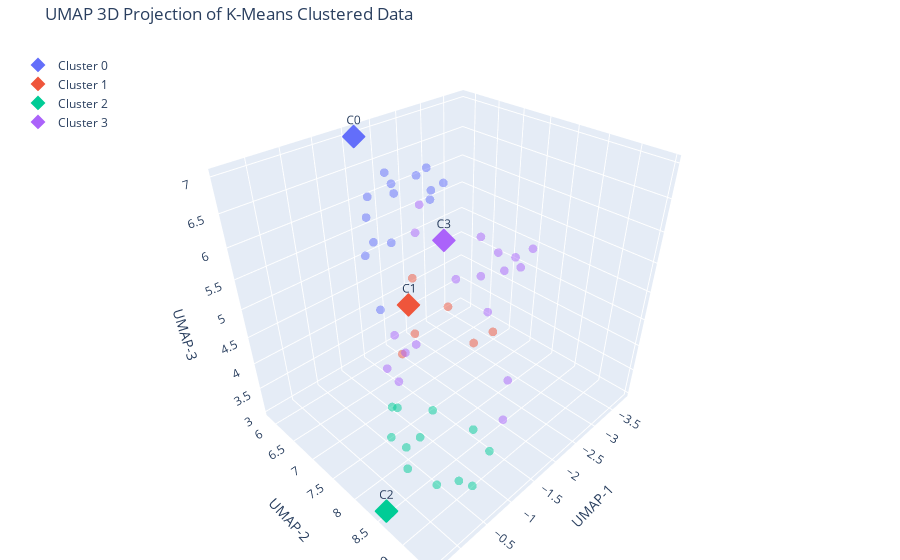

Notebook code cell kept with this figure:
### Code cell
fig = go.Figure()

unique_clusters = centroid_ids.copy()
colors = px.colors.qualitative.Plotly
cluster_color_map = {cluster_id: colors[i % len(colors)] for i, cluster_id in enumerate(unique_clusters)}

for cluster_id in unique_clusters:
    # Add points
    mask = point_cluster_ids == cluster_id
    fig.add_trace(go.Scatter3d(
        x=points_3d[mask, 0],
        y=points_3d[mask, 1],
        z=points_3d[mask, 2],
        mode='markers',
        marker=dict(
            size=3,
            color=cluster_color_map[cluster_id],
            opacity=0.5
        ),
        name=f'p - C{cluster_id}',
        showlegend=False
    ))


    # Add centroids
    mask = centroid_ids == cluster_id
    fig.add_trace(go.Scatter3d(
        x=centroids_3d[mask, 0],
        y=centroids_3d[mask, 1],
        z=centroids_3d[mask, 2],
        mode='markers+text',
        marker=dict(
            size=6,
            symbol='diamond',
            color=cluster_color_map[cluster_id],
            line=dict(
                color=cluster_color_map[cluster_id],
                width=5
            )
        ),
        name=f'Cluster {cluster_id}',
        text=f"C{cluster_id}",
        textposition="top center"
    ))

fig.update_layout(
    title="UMAP 3D Projection of K-Means Clustered Data",
    margin=dict(l=0, r=0, b=0, t=40),
    scene=dict(
        xaxis_title='UMAP-1',
        yaxis_title='UMAP-2',
        zaxis_title='UMAP-3',
        bgcolor='white'
    ),
    legend=dict(x=0.02, y=0.98),
    showlegend=True
)

fig.show()

### Figure 1 — Plotly figure (JSON) as saved in the notebook; plotly's stock layout.template omitted (floating-point values rounded to 4 significant figures)
{"data": [{"marker": {"color": "#636EFA", "opacity": 0.5, "size": 3}, "mode": "markers", "name": "p - C0", "showlegend": false, "type": "scatter3d", "x": [-1.642, -1.061, -1.385, -1.77, -2.334, -1.5, -1.066, -1.337, -2.51, -1.201, -1.936, -2.336, -1.939, -1.217], "y": [6.437, 6.831, 6.277, 7.217, 6.318, 6.788, 7.211, 6.41, 6.448, 6.686, 6.209, 6.543, 7.302, 6.406], "z": [6.615, 5.904, 5.954, 6.431, 6.317, 6.466, 6.049, 6.343, 6.06, 4.618, 6.276, 6.507, 6.645, 5.439]}, {"marker": {"color": "#636EFA", "line": {"color": "#636EFA", "width": 5}, "size": 6, "symbol": "diamond"}, "mode": "markers+text", "name": "Cluster 0", "text": "C0", "textposition": "top center", "type": "scatter3d", "x": [-1.615], "y": [5.84], "z": [6.981]}, {"marker": {"color": "#EF553B", "opacity": 0.5, "size": 3}, "mode": "markers", "name": "p - C1", "showlegend": false, "type": "scatter3d", "x": [-0.4017, -0.8769, -0.7685, -0.7868, -0.5614, -0.8723], "y": [8.118, 9.181, 8.988, 8.546, 8.191, 7.825], "z": [5.084, 5.765, 5.552, 5.839, 5.361, 5.868]}, {"marker": {"color": "#EF553B", "line": {"color": "#EF553B", "width": 5}, "size": 6, "symbol": "diamond"}, "mode": "markers+text", "name": "Cluster 1", "text": "C1", "textposition": "top center", "type": "scatter3d", "x": [-0.1457], "y": [8.582], "z": [6.212]}, {"marker": {"color": "#00CC96", "opacity": 0.5, "size": 3}, "mode": "markers", "name": "p - C2", "showlegend": false, "type": "scatter3d", "x": [-0.4432, -0.3473, -0.672, -0.1369, -1.017, -0.2843, -0.1113, -0.4512, -0.3436, -0.6125, -0.6129, -0.2204], "y": [8.345, 9.182, 9.394, 8.416, 7.99, 7.981, 8.14, 8.028, 9.42, 7.68, 9.163, 8.899], "z": [3.713, 3.621, 4.096, 3.385, 3.565, 4.144, 3.811, 3.251, 3.738, 3.684, 4.355, 3.404]}, {"marker": {"color": "#00CC96", "line": {"color": "#00CC96", "width": 5}, "size": 6, "symbol": "diamond"}, "mode": "markers+text", "name": "Cluster 2", "text": "C2", "textposition": "top center", "type": "scatter3d", "x": [0.3599], "y": [8.525], "z": [3.047]}, {"marker": {"color": "#AB63FA", "opacity": 0.5, "size": 3}, "mode": "markers", "name": "p - C3", "showlegend": false, "type": "scatter3d", "x": [-2.066, -2.595, -3.487, -0.755, -1.558, -3.688, -1.354, -1.304, -2.106, -3.026, -1.043, -0.9738, -3.526, -3.213, -3.813, -0.8355, -0.9188, -3.621], "y": [6.553, 6.905, 7.018, 7.324, 7.058, 7.23, 7.033, 6.855, 6.621, 7.058, 8.947, 7.302, 7.478, 6.864, 7.481, 9.445, 9.411, 7.062], "z": [5.545, 4.624, 4.793, 4.125, 3.957, 4.703, 3.894, 4.168, 6.026, 4.553, 5.837, 3.713, 4.688, 5.139, 4.923, 4.572, 5.141, 4.393]}, {"marker": {"color": "#AB63FA", "line": {"color": "#AB63FA", "width": 5}, "size": 6, "symbol": "diamond"}, "mode": "markers+text", "name": "Cluster 3", "text": "C3", "textposition": "top center", "type": "scatter3d", "x": [-3.074], "y": [6.144], "z": [4.842]}], "layout": {"legend": {"x": 0.02, "y": 0.98}, "margin": {"b": 0, "l": 0, "r": 0, "t": 40}, "scene": {"bgcolor": "white", "xaxis": {"title": {"text": "UMAP-1"}}, "yaxis": {"title": {"text": "UMAP-2"}}, "zaxis": {"title": {"text": "UMAP-3"}}}, "showlegend": true, "title": {"text": "UMAP 3D Projection of K-Means Clustered Data"}}}
